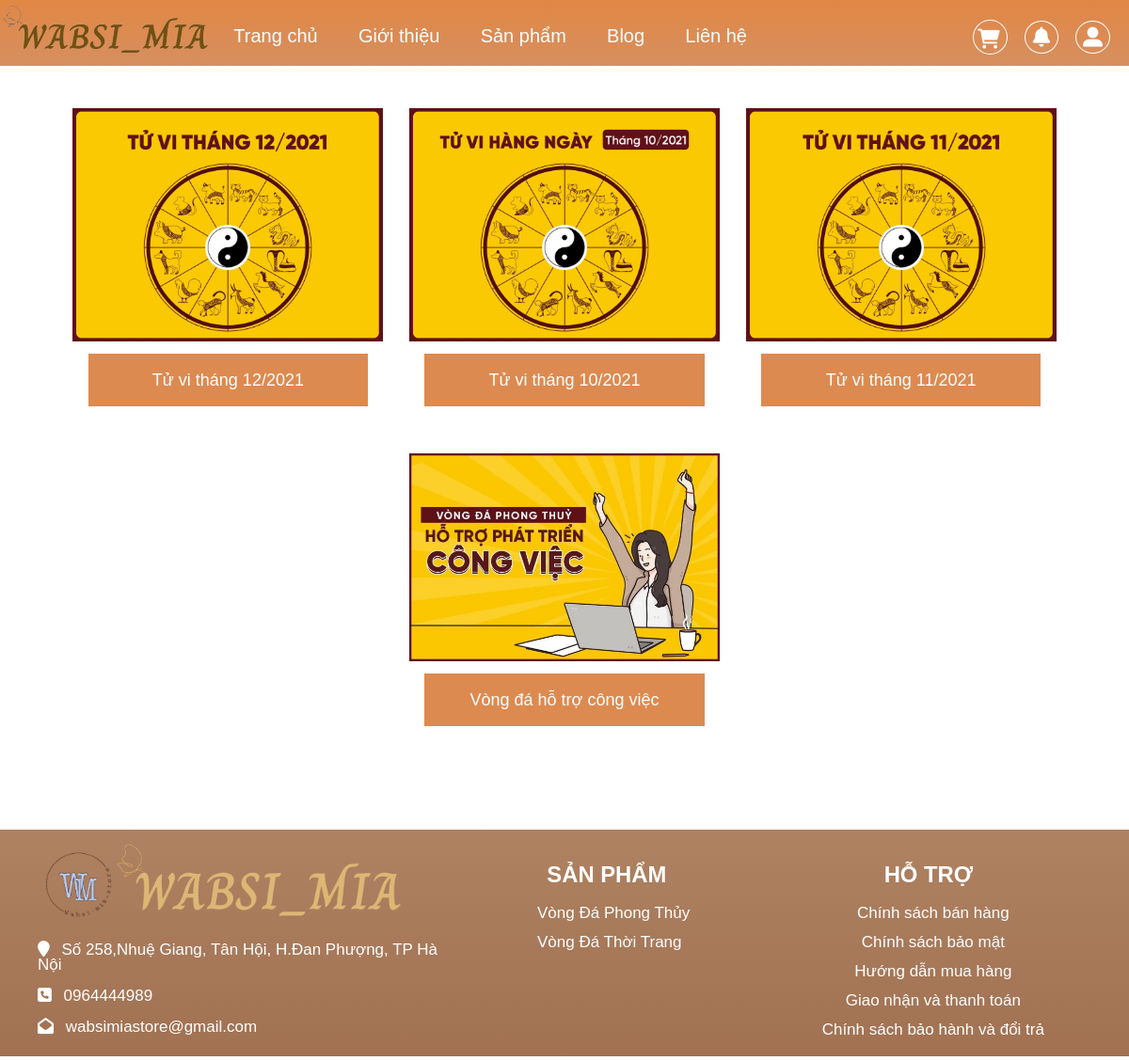
The app's page /assets/php/blog.php with its own data.
### tables this page shows
CREATE TABLE `blogweb` (
  `ID_blog` int(11) NOT NULL,
  `tieuDe` varchar(100) NOT NULL,
  `ngayTao` timestamp NOT NULL DEFAULT current_timestamp() ON UPDATE current_timestamp(),
  `linkAnh` varchar(50) NOT NULL,
  `linkBlog` varchar(100) NOT NULL
);

### assets/php/blog.php (the view, shortened to what this page needs)
<!DOCTYPE html>
<html lang="en">
<head>
    <link rel="stylesheet" href="https://cdnjs.cloudflare.com/ajax/libs/font-awesome/6.0.0-beta2/css/all.min.css">
    <link rel ='stylesheet' href="../css/CSS_allPage.css">
</head>
<body>
    <?php
        require_once "../Main/header.php";
    ?>
  <div id="container" class="col-12">
    <?php
        $sql = "SELECT * FROM blogweb";
        $result_show = $conn -> query($sql);
        if ($result_show -> num_rows >0) {
            echo "<div class='all_blog col-11'>";
                while ($row = $result_show -> fetch_assoc()) {
                    echo "<div class='blog-item'>";
                        echo "<div class='item-link'>";
                            echo "<a href='{$row['linkBlog']}.php'>
                              <img src ='../img/img-blog/{$row['linkAnh']}'></a>";
                        echo "</div>";
                        echo "<div class='item-text'>";
                            echo "<a href='{$row['linkBlog']}.php'><p style='text-align:center'>{$row['tieuDe']}</p></a>";
                        echo "</div>";
                    echo "</div>";
                }
            echo "</div>";
        }
        else{
            echo "<h1>Không có dữ liệu</h1>";
        }
    ?>
  </div>
    <?php
        require_once "../Main/footer.php";
    ?>
</body>
</html>

### assets/css/CSS_allPage.css (style rules this page uses)
.col-12 { width: 100%; }
.col-11 { width: 91.7%; }
:root { --color-main: #fd6727; }
a { text-decoration: none; }
* { box-sizing: border-box; }
html { font-size: 62.5%; line-height: 1.6rem; color: #333; }
body { margin: 0; padding: 0; font-family: "Nunito Sans", sans-serif; }
#container { padding: 30px 0; font-size: 1.6rem; min-height: 500px; }

### assets/php/blog.php (style rules this page uses)
#container { padding: 45px 0; }
.all_blog { margin: 50px auto 20px; display: flex; justify-content: space-evenly; flex-wrap: wrap; }
.blog-item { padding: 20px 0; width: 30%; }
.item-link, .item-link img { width: 100%; }
.item-text p { width: 90%; margin: 10px auto; padding: 20px 0; background-color: #dd8a50; font-size: 1.8rem; color: white; }

### records on screen
blogweb: linkAnh (picture), tieuDe "Tử vi tháng 12/2021"
blogweb: linkAnh (picture), tieuDe "Tử vi tháng 10/2021"
blogweb: linkAnh (picture), tieuDe "Tử vi tháng 11/2021"
blogweb: linkAnh (picture), tieuDe "Vòng đá hỗ trợ công việc"
